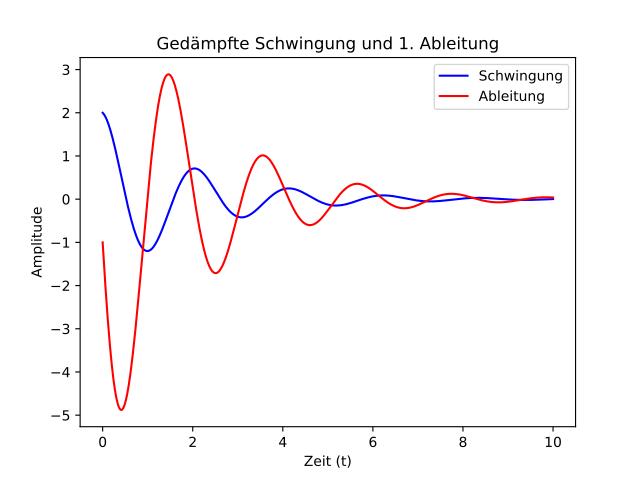

Python code for this plot:
import sympy as sp
import numpy as np
import matplotlib.pyplot as plt

t = sp.symbols("t", real=True)
A = sp.symbols("A")
lam = sp.symbols('lambda', positive=True, real=True)
omega = sp.symbols('omega', positive=True, real=True)

f = A * sp.exp(-lam * t) * sp.cos(omega * t)

f_prime = sp.diff(f, t)

f_integral = sp.integrate(f, t)

f_limit = sp.limit(f, t, sp.oo)

f_func_np = sp.lambdify((t, A, lam, omega), f, 'numpy')
df_func_np = sp.lambdify((t, A, lam, omega), f_prime, 'numpy')

A_val = 2
lam_val = 0.5
omega_val = 3

t_vals = np.linspace(0, 10, 1000)

y_f = f_func_np(t_vals, A_val, lam_val, omega_val)
y_df = df_func_np(t_vals, A_val, lam_val, omega_val)

plt.plot(t_vals, y_f, label="Schwingung", color='blue')
plt.plot(t_vals, y_df, label="Ableitung", color='red')

plt.title("Gedämpfte Schwingung und 1. Ableitung")
plt.xlabel("Zeit (t)")
plt.ylabel("Amplitude")
plt.legend()
plt.savefig("SymPy.pdf")
plt.show()
